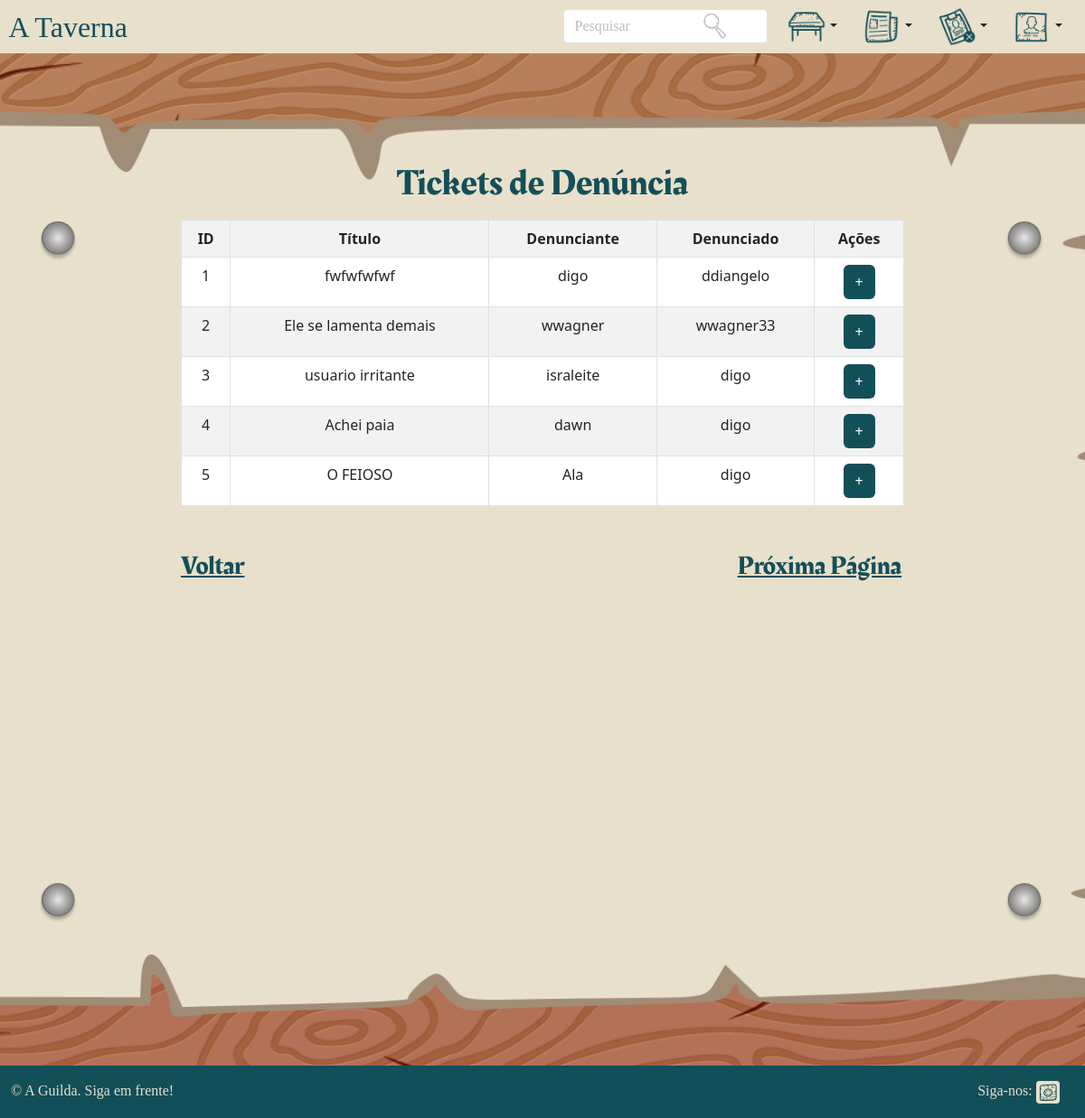
The app's page /telas/usuario/denuncia/Lista_denuncia.php with its own data.
### tables this page shows
CREATE TABLE `denuncia` (
  `id` int(10) UNSIGNED NOT NULL,
  `titulo` varchar(255) NOT NULL,
  `id_denunciante` varchar(255) NOT NULL,
  `apelido_denunciante` varchar(30) NOT NULL,
  `id_denunciado` varchar(255) NOT NULL,
  `apelido_denunciado` varchar(30) NOT NULL,
  `motivo` varchar(255) NOT NULL,
  `comentario` text NOT NULL
);

### telas/usuario/denuncia/Lista_denuncia.php (the view, shortened to what this page needs)
<?php
      require_once 'config.php';
?>
<!DOCTYPE html>
<html lang="pt-br">
<head>
    <link href="https://cdn.jsdelivr.net/npm/bootstrap@5.3.0-alpha3/dist/css/bootstrap.min.css" rel="stylesheet">
    <link href="../../../css/standard.css" rel="stylesheet">
    <link href="../../../css/lista_denuncia.css" rel="stylesheet">
</head>
<body>
  <header class="sticky-top" id="h">
    <a class='navbar-brand' href='../Usuario_dashboard.php'><div id='logo'>A Taverna</div></a>
    <nav>
      <div class='container-fluid'>
      <div>
      <img src="../../../assets/images/icons8-lupa-50.png" style="width: 2em; height: 2em; margin-top: 0.8em; position: relative; left: 11.5em;">
      <form class='form-inline' action='../../pesquisar.php' method='post' style='margin-top:0.6em;'>
      <div style='display:flex;'>
      <input class='form-control mr-sm-2' type='search' placeholder='Pesquisar' name='pesquisa' style='border-radius: 0.25em; margin-right:0.5em; font-family: Montagna LTD;'>
      </div>
      </form>
      <div class="dropdown">
      <button class="btn dropdown-toggle" data-bs-toggle="dropdown"><img src="../../../assets/images/icons8-mesa-100.png" style="width: 2.8em;"></button>
      </div>
      <div class="dropdown">
      <button class="btn dropdown-toggle" data-bs-toggle="dropdown"><img src="../../../assets/images/noticias.png" style="width: 2.8em;"></button>
      </div>
      <div class="dropdown">
      <button class="btn dropdown-toggle" data-bs-toggle="dropdown"><img src="../../../assets/images/icons8-identificação-não-verificada-100.png" style="width: 2.8em;"></button>
      </div>
      <div class="dropdown">
      <button class="btn dropdown-toggle" data-bs-toggle="dropdown"><img src="../../../assets/images/pessoa.png" style="width: 2.8em;"></button>
      </div>
      </div>
      </div>
      </nav>
      </header>
    <main>
    <div class="text-center" style="width: 800px; position: relative; top: 7em; margin: auto;">
      <h1 class="p-2">Tickets de Denúncia</h1>
        <?php
          $id = $_SESSION["id"];
          if(isset($_GET["id"])){
            $sql = "SELECT * FROM denuncia WHERE id > {$_GET["id"]}  ORDER BY id LIMIT 5 ";
          } else{
            $sql = "SELECT * FROM denuncia ORDER BY id LIMIT 5";
          }
          $stmt = $mysqli->query($sql);
          $qtd = $stmt->num_rows;
          if($qtd > 0){
            echo "<table class='table table-hover table-striped table-bordered' style='width: 800px;'>";
            echo "<tr>";
            echo "<th>ID</th>";
            echo "<th>Título</th>";
            echo "<th>Denunciante</th>";
            echo "<th>Denunciado</th>";
            echo "<th colspan='2'>Ações</th>";
            echo "</tr>";
          while($row = $stmt->fetch_object()){
            echo "<tr>";
            echo "<td>" . $row->id . "</td>";
            echo "<td>" . $row->titulo . "</td>";
            echo "<td>" . $row->apelido_denunciante . "</td>";
            echo "<td>" . $row->apelido_denunciado . "</td>";
            $id = $row->id;
            echo "<td>
                    <button class='btn' style='background-color: #134F59; color: white;' onclick=\"location.href='Ticket_dashboard.php?id=".$row->id."';\">+</button>
                  </td>";
            echo "</tr>";
          }
        echo "</table>";
        echo '<div style="display: flex; justify-content: space-between;">';
        echo "<button id='botaoControle' onclick=\"location.href='lista_denuncia.php?idVoltar=$id';\">Voltar</button>";
        echo "<button id='botaoControle' onclick=\"location.href='lista_denuncia.php?id=$id';\">Próxima Página</button>";
        echo '</div>';
        echo '</div>';
        } else {
          echo "<h3 class='text-danger'>Não encontrou resultados!</h3>";
        echo '<div style="display: flex; justify-content: space-between;">';
        echo "<button id='botaoControle' onclick=\"location.href='lista_denuncia.php?idVoltar=$id';\">Voltar</button>";
        echo '</div>';
        echo '</div>';
        }
        ?>
    </main>
    <footer>
      <div class="container-fluid">
        <p>&copy; A Guilda. Siga em frente!</p>
        <p>Siga-nos:<a href="https://www.instagram.com/aguilda_smd/" target="_blank"><img src="../../../assets/images/insta-icon (3).png"></a></p>
      </div>
    </footer>
</body>
</html>

### css/standard.css (style rules this page uses)
* { margin: 0px; padding: 0px; }
:root { --cor0: #FADEB7; --cor1: #134F59; --cor2: #E8E0CB; --cor3: #AA6857; --fonte-logo: "DO David Gothic"; --fonte-titulo: "Rakkas"; --fonte-texto: "Montagna LTD"; }
body { width: 100vw; height: 100vh; overflow-x: hidden; }

### css/lista_denuncia.css (style rules this page uses)
body { overflow-x: hidden; }
header { width: 100vw; height: 3.7em; background-color: var(--cor2); display: flex; justify-content: space-between; overflow-y: visible; }
header>nav>div>div { display: flex; justify-content: flex-end; }
div#logo { font-family: var(--fonte-logo); font-size: 2em; margin-top: 0.2em; margin-left: 0.3em; color: var(--cor1); }
header#h>nav>div>div>form>div>input::placeholder { color: #bdbdbd; }
main { width: 100vw; height: 140vh; background-image: url(../assets/images/fundo-lista-noticiass.png); background-size: cover; background-repeat: no-repeat; background-position: center; }
main>div>div>button { margin: 0px; margin-top: 1em; margin-right: 0.1em; font-family: Rakkas; font-size: 1.8em; color: #134F59; margin-top: 1em; text-decoration: underline; background-color: transparent; border: 0px; }
main>div>h1 { font-family: Rakkas; color: #134F59; padding: 2em; }
footer { position: relative; bottom: 0; width: 100vw; background-color: var(--cor1); }
footer>div { display: flex; justify-content: space-between; padding: 1em; }
footer>div>p { font-family: var(--fonte-texto); font-size: 1em; margin: 0px; color: var(--cor2); }
footer>div>p>a>img { margin-left: 0.3em; margin-right: 1em; width: 1.6em; height: 1.6em; }

### records on screen
denuncia: id "1", titulo "fwfwfwfwf", apelido_denunciante "digo", apelido_denunciado "ddiangelo"
denuncia: id "2", titulo "Ele se lamenta demais", apelido_denunciante "wwagner", apelido_denunciado "wwagner33"
denuncia: id "3", titulo "usuario irritante", apelido_denunciante "israleite", apelido_denunciado "digo"
denuncia: id "4", titulo "Achei paia", apelido_denunciante "dawn", apelido_denunciado "digo"
denuncia: id "5", titulo "O FEIOSO", apelido_denunciante "Ala", apelido_denunciado "digo"
